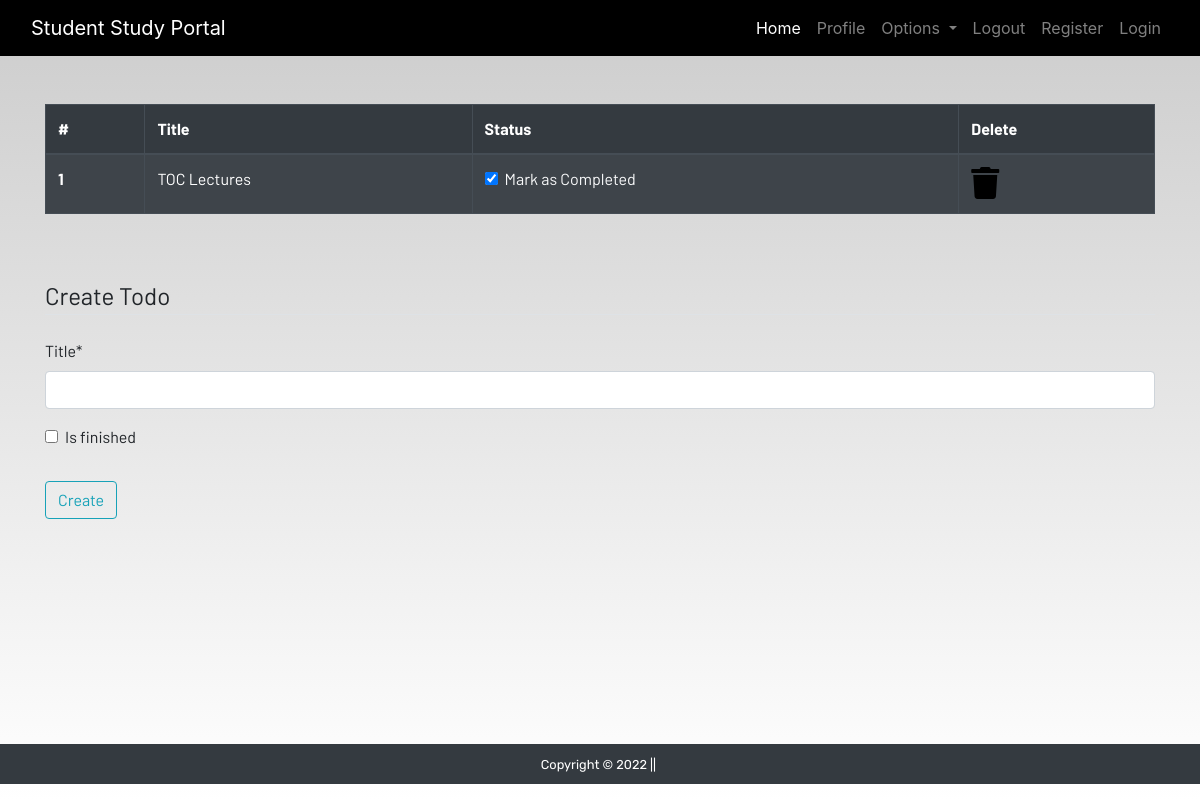
/todo (signed in), run on an earlier commit of the app's database.
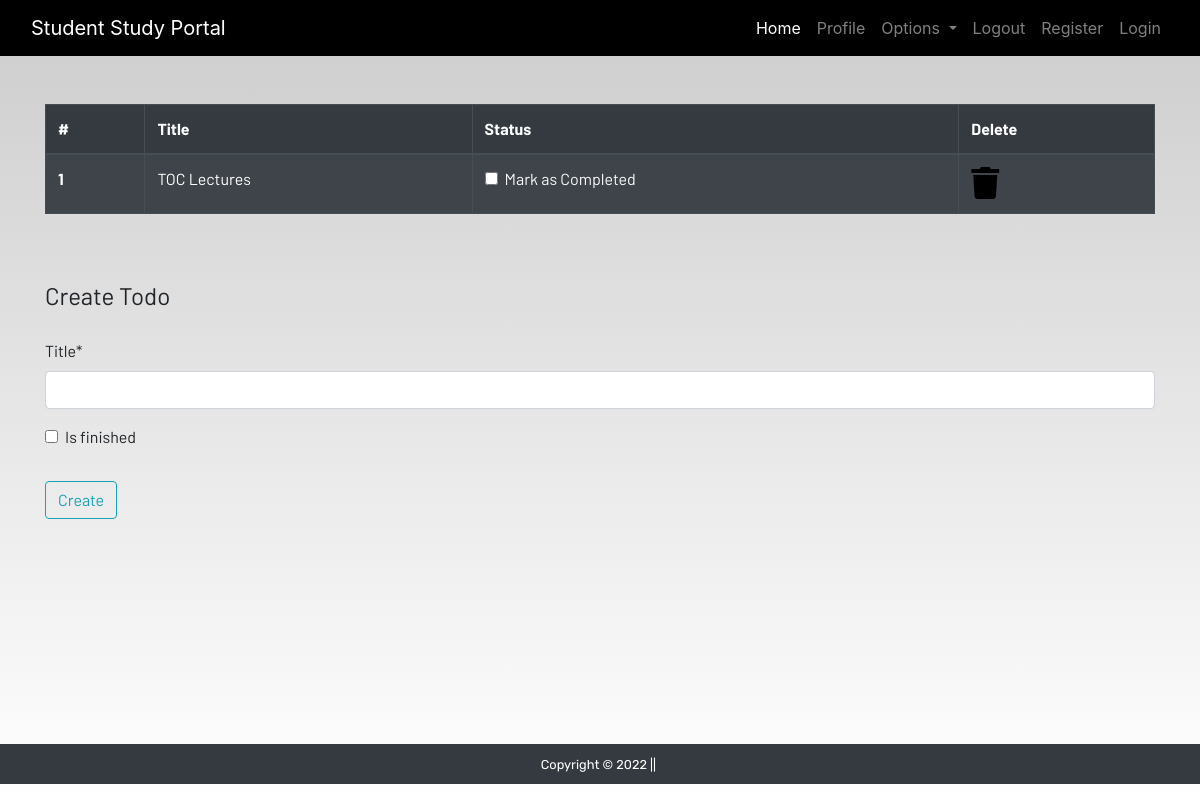
And on a later commit of the database.
### dashboard/models.py (models this page shows, shortened)
class Todo(models.Model):
    user = models.ForeignKey(User, on_delete=models.CASCADE)
    title = models.CharField(max_length=100)
    is_finished = models.BooleanField(default=False)

### dashboard/views.py (the view)
# urls.py: path('todo', views.todo, name='todo'),
def todo(request):
    if request.method == 'POST':
        form = TodoForm(request.POST)
        if form.is_valid():
            try:
                finished = request.POST['is_finished']
                if finished == 'on':
                    finished = True
                else:
                    finished = False
            except:
                finished = False
            todos = Todo(
                user = request.user,
                title = request.POST['title'],
                is_finished = finished
            )
            todos.save()
            messages.success(request,f"Todo added from {request.user.username}")
    else:
       form = TodoForm()
    todo = Todo.objects.filter(user=request.user)
    if len(todo) == 0:
        todos_done = True
    else:
        todos_done = False
    context = {
        'form':form,
        'todos':todo,
        'todos_done':todos_done
    }
    return render(request, 'dashboard/todo.html',context)

### dashboard/forms.py
class TodoForm(forms.ModelForm):
    class Meta:
        model = Todo
        fields = ['title', 'is_finished']

### dashboard/templates/dashboard/todo.html (shortened to what this page needs)
{% extends 'dashboard/base.html' %}
{% load static %}
{% block content %}
{% load crispy_forms_tags %}
<div class="main">
<div class="container">
     {% if not todos_done %}
    <table class="table table-striped table-bordered table-hover table-dark">
        <thead>
            <tr>
                <th scope="col">#</th>
                <th scope="col">Title</th>
                <th scope="col">Status</th>
                <th scope="col">Delete</th>
            </tr>
        </thead>
        <tbody>
            {% for todo in todos %}
            <tr>
                <th scope="row">{{forloop.counter}}</th>
                <td>{{todo.title}}</td>
                <td>
                    <a href="{% url 'update-todo' todo.id %}">
                        <div class="form-check">
                            {% if todo.is_finished == True %}
                            <input class="form-check-input" type="checkbox" value="" checked>
                            {% else %}
                            <input class="form-check-input" type="checkbox" value="">
                            {% endif %}
                            <label class="form-check-label text-light" for="flexCheckDefault">
                                Mark as Completed
                            </label>
                        </div>
                    </a>
                </td>
                <td><a href="{% url 'delete-todo' todo.id %}"><i class="fa fa-trash fa-2x"></i></a></td>
            </tr>
           {% endfor %}
        </tbody>
    </table>
    {% else %}
    <h4>All tasks have been done!! create to add more</h4>
    {% endif %}
</div><br><br>
<div class="container">
    <form method="POST">
        <fieldset class="form-group">
            <legend class="border-bottom mb-4">Create Todo</legend>
            {{form|crispy}}
        </fieldset>
        <div class="form-group">
            <button href="" class="btn btn-outline-info" type="submit">
                Create
            </button>
        </div>
    </form>
</div>
</div>
{% endblock content %}

What changed in the data, as far as the page shows it:
changed Todo "TOC Lectures": value "☑" → "☐"
